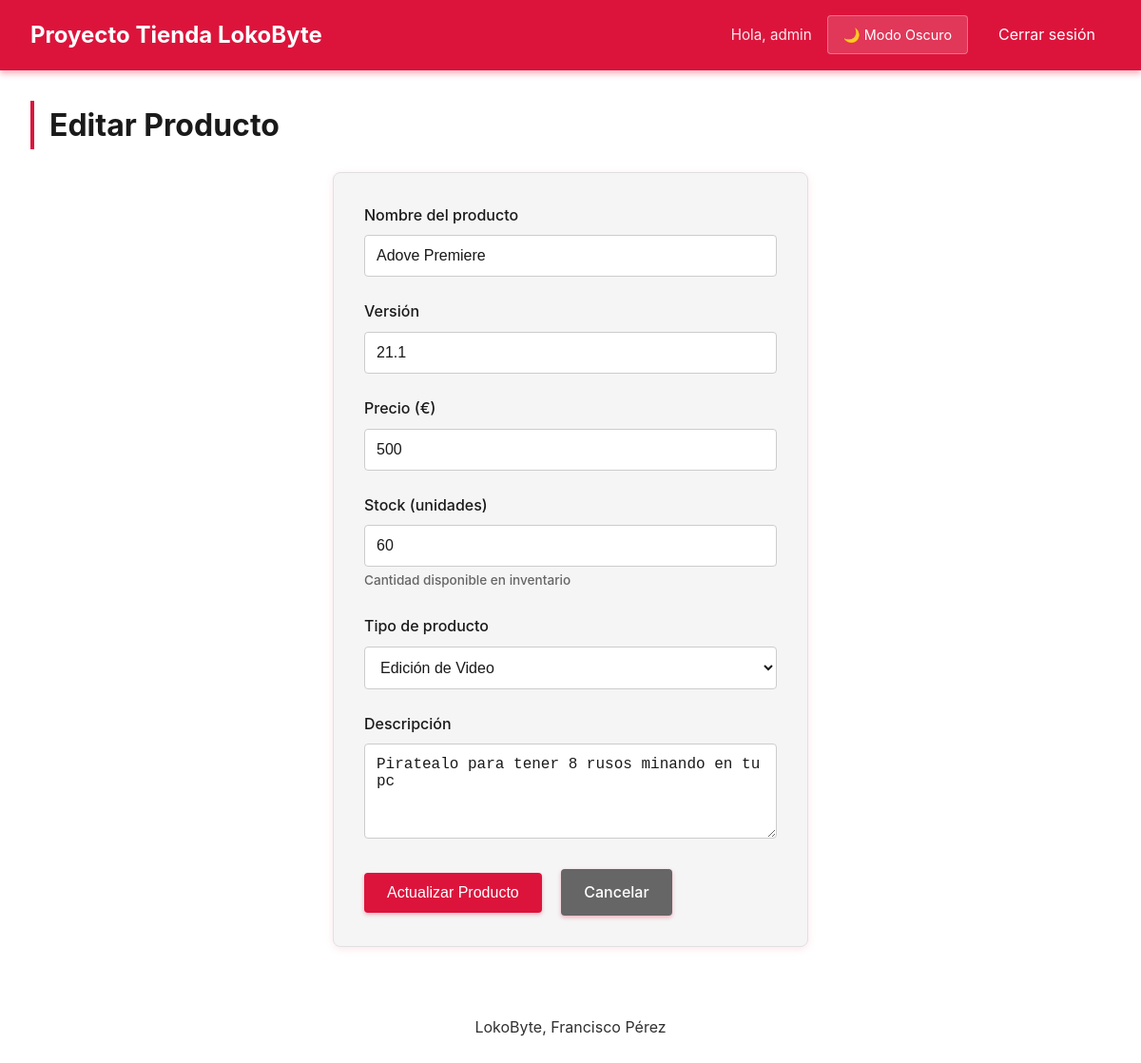
The page /index.php?c=product&a=edit&id=6 (signed in) on the database its author committed.
### tables this page shows
CREATE TABLE products (
        id INTEGER PRIMARY KEY AUTOINCREMENT,
        name TEXT NOT NULL,
        description TEXT,
        version TEXT,
        price REAL NOT NULL,
        type_id INTEGER,
        created_at TEXT NOT NULL, stock INTEGER NOT NULL DEFAULT 0,
        
        FOREIGN KEY (type_id) REFERENCES product_types(id)
    );

CREATE TABLE product_types (
        id INTEGER PRIMARY KEY AUTOINCREMENT,
        name TEXT NOT NULL UNIQUE
    );

### Controllers/ProductController.php (called while the page is built, shortened)
<?php
class ProductController
{
    private PDO $pdo;
    public function __construct(PDO $pdo)
    {
        $this->pdo = $pdo;
    }
    public function edit(): void
    {
        $id = (int)($_GET['id'] ?? 0);
        $productModel = new Product($this->pdo);
        $product = $productModel->getById($id);
        require __DIR__ . '/../Views/Product/form.php';
    }
}

### Models/Product.php (called while the page is built, shortened)
<?php
class Product
{
    private PDO $pdo;
    public function __construct(PDO $pdo)
    {
        $this->pdo = $pdo;
    }
    public function getById(int $id): ?array
    {
        $stmt = $this->pdo->prepare('SELECT * FROM products WHERE id = :id');
        $stmt->execute([':id' => $id]);
        $result = $stmt->fetch(PDO::FETCH_ASSOC);
        return $result ?: null;
    }
}

### Views/Product/form.php (the view, shortened to what this page needs)
<?php
require __DIR__ . '/../layout/header.php';
$oldInput = $_SESSION['old_input'] ?? [];
$pdo = getPdo();
$stmt = $pdo->query('SELECT * FROM product_types ORDER BY name');
$types = $stmt->fetchAll(PDO::FETCH_ASSOC);
$isEdit = isset($product);
$title = $isEdit ? 'Editar Producto' : 'Crear Producto';
$action = $isEdit ? 'update' : 'store';
$buttonText = $isEdit ? 'Actualizar Producto' : 'Crear Producto';
?>
<h1><?= $title ?></h1>
<form method="post" action="index.php?c=product&a=<?= $action ?>" class="form">
    <label>
        Nombre del producto
        <input type="text" name="name"
               value="<?= htmlspecialchars($isEdit ? $product['name'] : ($oldInput['name'] ?? '')) ?>"
               required>
    </label>
    <label>
        Versión
        <input type="text" name="version"
               value="<?= htmlspecialchars($isEdit ? $product['version'] : ($oldInput['version'] ?? '')) ?>"
               required>
    </label>
    <label>
        Precio (€)
        <input type="number" step="0.01" name="price"
               value="<?= htmlspecialchars($isEdit ? (string)$product['price'] : ($oldInput['price'] ?? '')) ?>"
               required min="0">
    </label>
    <label>
        Stock (unidades)
        <input type="number" name="stock"
               value="<?= htmlspecialchars($isEdit ? (string)($product['stock'] ?? 0) : ($oldInput['stock'] ?? '0')) ?>"
               required min="0">
        <small>Cantidad disponible en inventario</small>
    </label>
    <label>
        Tipo de producto
        <select name="type_id" required>
            <?php
            $selectedTypeId = $isEdit ? $product['type_id'] : ($oldInput['type_id'] ?? '');
            foreach ($types as $type):
            ?>
                <option value="<?= $type['id'] ?>"
                    <?= ($selectedTypeId == $type['id']) ? 'selected' : '' ?>>
                    <?= htmlspecialchars($type['name']) ?>
                </option>
            <?php endforeach; ?>
        </select>
    </label>
    <label>
        Descripción
        <textarea name="description" rows="4"><?= htmlspecialchars($isEdit ? $product['description'] : ($oldInput['description'] ?? '')) ?></textarea>
    </label>
    <button type="submit"><?= $buttonText ?></button>
    <a href="index.php?c=product&a=index" class="button button-secondary">Cancelar</a>
</form>
<?php require __DIR__ . '/../layout/footer.php'; ?>

### public/css/styles.css (style rules this page uses)
:root { --bg-color: #ffffff; --bg-secondary: #f5f5f5; --text-color: #1a1a1a; --text-secondary: #666666; --nav-bg: #dc143c; --nav-text: #ffffff; --button-bg: #dc143c; --button-hover: #a01028; --button-text: #ffffff; --table-border: #e0e0e0; --table-header: #ffe5e5; --table-hover: #fff0f0; --input-border: #cccccc; --input-focus: #dc143c; --alert-success-bg: #d4edda; --alert-success-text: #155724; --alert-error-bg: #f8d7da; --alert-error-text: #721c24; --link-color: #dc143c; --link-hover: #a01028; }
* { margin: 0; padding: 0; box-sizing: border-box; }
body { font-family: -apple-system, BlinkMacSystemFont, 'Segoe UI', Roboto, 'Helvetica Neue', Arial, sans-serif; background-color: var(--bg-color); color: var(--text-color); line-height: 1.6; transition: background-color 0.3s ease, color 0.3s ease; min-height: 100vh; }
h1 { margin-bottom: 1.5rem; color: var(--text-color); border-left: 4px solid var(--button-bg); padding-left: 1rem; }
.form { max-width: 500px; margin: 0 auto; background-color: var(--bg-secondary); padding: 2rem; border-radius: 8px; box-shadow: 0 2px 8px rgba(220, 20, 60, 0.1); border: 1px solid var(--table-border); }
.form label { display: block; margin-bottom: 1.5rem; font-weight: 500; color: var(--text-color); }
.form input[type="text"], .form input[type="password"], .form input[type="number"], .form input[type="email"], .form textarea, .form select { width: 100%; padding: 0.75rem; margin-top: 0.5rem; border: 1px solid var(--input-border); border-radius: 4px; background-color: var(--bg-color); color: var(--text-color); font-size: 1rem; transition: all 0.2s ease; }
.form textarea { resize: vertical; min-height: 100px; }
.form small { display: block; margin-top: 0.25rem; color: var(--text-secondary); font-size: 0.85rem; }
button, .button { display: inline-block; padding: 0.75rem 1.5rem; background-color: var(--button-bg); color: var(--button-text); border: none; border-radius: 4px; font-size: 1rem; font-weight: 500; cursor: pointer; text-decoration: none; transition: all 0.3s ease; box-shadow: 0 2px 4px rgba(220, 20, 60, 0.3); }
.button-secondary { background-color: var(--text-secondary); margin-left: 1rem; }
a { color: var(--link-color); text-decoration: none; transition: all 0.2s ease; }

### rows shown on the page
products: name "Adove Premiere", version "21.1", price "500", stock "60", type_id "Edición de Video", description "Piratealo para tener 8 rusos minando en tu pc"

### other values the page prints
$_SESSION['username'] "admin"
$title "Editar Producto"
$buttonText "Actualizar Producto"
